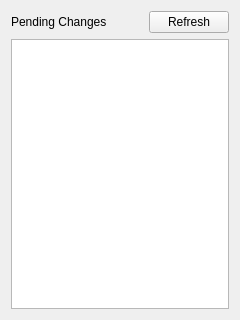
<?xml version="1.0" encoding="UTF-8"?>
<ui version="4.0">
 <class>PendingChanges</class>
 <widget class="QWidget" name="PendingChanges">
  <property name="geometry">
   <rect>
    <x>0</x>
    <y>0</y>
    <width>240</width>
    <height>320</height>
   </rect>
  </property>
  <property name="windowTitle">
   <string>Pending Changes</string>
  </property>
  <property name="windowIcon">
   <iconset resource="../images.qrc">
    <normaloff>:/img/hammer.png</normaloff>:/img/hammer.png</iconset>
  </property>
  <layout class="QVBoxLayout" name="verticalLayout">
   <item>
    <layout class="QHBoxLayout" name="horizontalLayout">
     <item>
      <widget class="QLabel" name="label">
       <property name="text">
        <string>Pending Changes</string>
       </property>
      </widget>
     </item>
     <item>
      <spacer name="horizontalSpacer">
       <property name="orientation">
        <enum>Qt::Horizontal</enum>
       </property>
       <property name="sizeHint" stdset="0">
        <size>
         <width>40</width>
         <height>20</height>
        </size>
       </property>
      </spacer>
     </item>
     <item>
      <widget class="QPushButton" name="pushButton">
       <property name="text">
        <string>Refresh</string>
       </property>
      </widget>
     </item>
    </layout>
   </item>
   <item>
    <widget class="QListWidget" name="list_pending">
     <property name="font">
      <font>
       <pointsize>8</pointsize>
      </font>
     </property>
     <property name="editTriggers">
      <set>QAbstractItemView::NoEditTriggers</set>
     </property>
     <property name="alternatingRowColors">
      <bool>true</bool>
     </property>
     <property name="selectionMode">
      <enum>QAbstractItemView::NoSelection</enum>
     </property>
     <property name="selectionBehavior">
      <enum>QAbstractItemView::SelectRows</enum>
     </property>
     <property name="uniformItemSizes">
      <bool>true</bool>
     </property>
    </widget>
   </item>
  </layout>
 </widget>
 <resources>
  <include location="../images.qrc"/>
 </resources>
 <connections/>
</ui>
